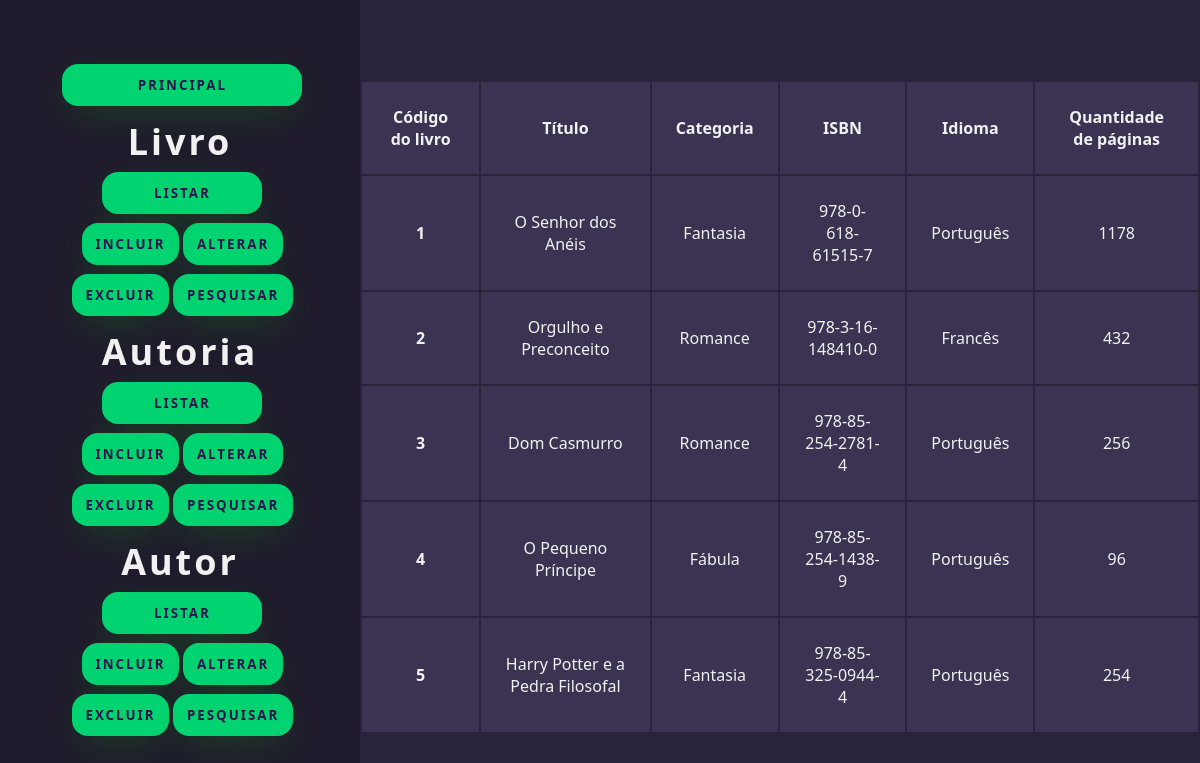
The page /class_livro/listar.php on the database its author committed.
### tables this page shows
CREATE TABLE `livro` (
  `Cod_Livro` int(11) NOT NULL,
  `Titulo` varchar(100) NOT NULL,
  `Categoria` varchar(50) NOT NULL,
  `ISBN` varchar(20) NOT NULL,
  `Idioma` varchar(50) NOT NULL,
  `QtdePag` int(11) NOT NULL
);

### class_livro/listar.php (the view, shortened to what this page needs)
<!DOCTYPE html>
<html lang="pt-br">
    <head>
        <link rel="stylesheet" href="../css/style.css" />
    </head>
    <body>
        <?php include_once '../layouts/navbar.php' ?>
        <section class="right">
          <table>
            <?php
            include_once 'livro.php';
            $a = new Livro();
            $aut_bd = $a -> listar();
            ?>
            <tr>
                <th> Código do livro </th> <th> Título </th> <th> Categoria </th>
                <th> ISBN </th> <th> Idioma </th> <th> Quantidade de páginas </th>
            </tr>
            <?php
            foreach ($aut_bd as $aut_mostrar) {
                ?>
                <br><br>
                <tr> <th> <?php echo $aut_mostrar[0]; ?> </th>  </b>
                <td> <?php echo $aut_mostrar[1]; ?> </td>
                <td> <?php echo $aut_mostrar[2]; ?> </td>
                <td> <?php echo $aut_mostrar[3]; ?> </td>
                <td> <?php echo $aut_mostrar[4]; ?> </td>
                <td> <?php echo $aut_mostrar[5]; ?> </td>
                <?php
            }
            ?>
            </table>
        </section>
    </body>
</html>

### css/style.css (style rules this page uses)
:root { --white: #f1f1f1; --light-gray: rgb(41, 36, 59); --light-light-gray: #3c3352; --light-light-light-gray: #dfdbe9; --dark-gray: #201b2c; --green: #00ff88; }
* { margin: 0; padding: 0; font-family: system-ui, -apple-system, BlinkMacSystemFont, 'Segoe UI', Roboto, Oxygen, Ubuntu, Cantarell, 'Open Sans', 'Helvetica Neue', sans-serif; }
body { background-color: var(--light-gray); display: flex; height: 100vh; }
.right { margin-left: 30vw; margin-top: 10vh; width: 70vw; height: fit-content; display: flex; justify-content: center; align-items: center; }
table, th, td { background-color: var(--light-light-gray); border: 2px solid var(--light-gray); border-collapse: collapse; text-align: center; padding: 1.5rem; color: var(--white); }

### rows shown on the page
livro: Cod_Livro "1", Titulo "O Senhor dos Anéis", Categoria "Fantasia", ISBN "978-0-618-61515-7", Idioma "Português", QtdePag "1178"
livro: Cod_Livro "2", Titulo "Orgulho e Preconceito", Categoria "Romance", ISBN "978-3-16-148410-0", Idioma "Francês", QtdePag "432"
livro: Cod_Livro "3", Titulo "Dom Casmurro", Categoria "Romance", ISBN "978-85-254-2781-4", Idioma "Português", QtdePag "256"
livro: Cod_Livro "4", Titulo "O Pequeno Príncipe", Categoria "Fábula", ISBN "978-85-254-1438-9", Idioma "Português", QtdePag "96"
livro: Cod_Livro "5", Titulo "Harry Potter e a Pedra Filosofal", Categoria "Fantasia", ISBN "978-85-325-0944-4", Idioma "Português", QtdePag "254"
